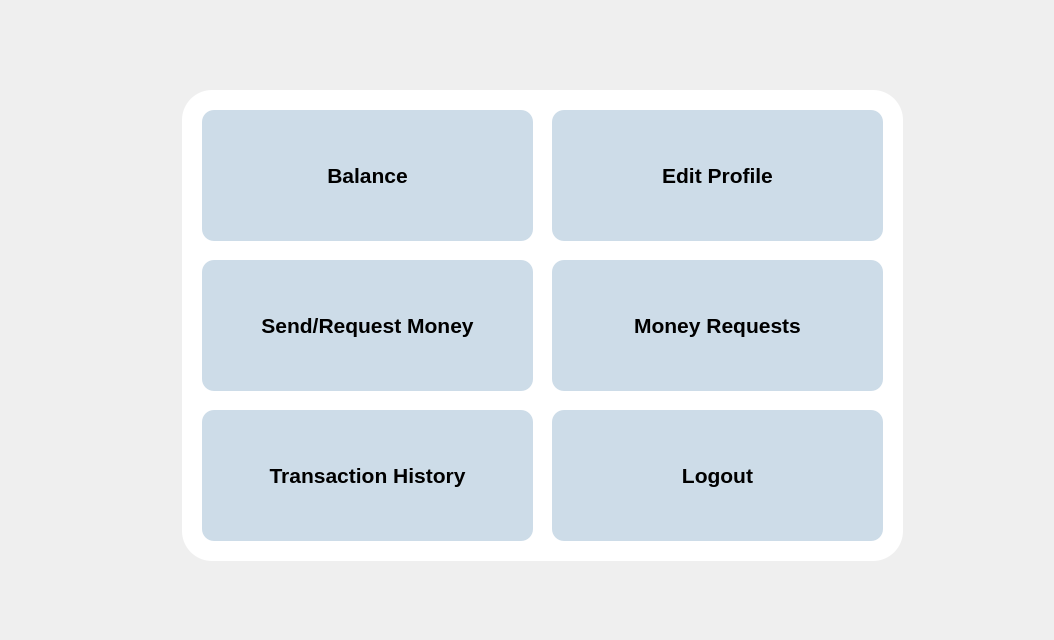
<?xml version="1.0" encoding="UTF-8"?>
<ui version="4.0">
 <class>usermainmenu</class>
 <widget class="QDialog" name="usermainmenu">
  <property name="geometry">
   <rect>
    <x>0</x>
    <y>0</y>
    <width>1054</width>
    <height>640</height>
   </rect>
  </property>
  <property name="windowTitle">
   <string>Dialog</string>
  </property>
  <widget class="QLabel" name="label_2">
   <property name="enabled">
    <bool>false</bool>
   </property>
   <property name="geometry">
    <rect>
     <x>0</x>
     <y>0</y>
     <width>1101</width>
     <height>691</height>
    </rect>
   </property>
   <property name="styleSheet">
    <string notr="true">image: url(:/screen1Background/background.jpg);
</string>
   </property>
   <property name="text">
    <string/>
   </property>
  </widget>
  <widget class="QLabel" name="label_3">
   <property name="geometry">
    <rect>
     <x>182</x>
     <y>90</y>
     <width>721</width>
     <height>471</height>
    </rect>
   </property>
   <property name="styleSheet">
    <string notr="true">background-color: rgb(255, 255, 255);
border-radius: 30px;         /* rounded corners */
    padding: 8px 16px;</string>
   </property>
   <property name="text">
    <string/>
   </property>
  </widget>
  <widget class="QPushButton" name="logoutbutton">
   <property name="geometry">
    <rect>
     <x>552</x>
     <y>410</y>
     <width>331</width>
     <height>131</height>
    </rect>
   </property>
   <property name="font">
    <font>
     <family>Segoe UI</family>
     <pointsize>-1</pointsize>
     <bold>true</bold>
    </font>
   </property>
   <property name="styleSheet">
    <string notr="true">QPushButton {
    background-color: #cddce8;   /* dark blue */
    color: black;
    border: none;                /* no border line */
    border-radius: 12px;         /* rounded corners */
    padding: 8px 16px;
    font-size: 21px;
    background-image: none;      /* no image */
}

QPushButton:hover {
    background-color: #598bb8;   /* darker on hover */
color: Black;
 border: none;  
border-radius: 12px;         /* rounded corners */
    padding: 8px 16px;
    font-size: 21px;
    background-image: none;      /* no image */
}</string>
   </property>
   <property name="text">
    <string>Logout</string>
   </property>
   <property name="icon">
    <iconset>
     <normaloff>logouticon.png</normaloff>logouticon.png</iconset>
   </property>
   <property name="iconSize">
    <size>
     <width>70</width>
     <height>70</height>
    </size>
   </property>
   <property name="autoDefault">
    <bool>true</bool>
   </property>
   <property name="flat">
    <bool>true</bool>
   </property>
  </widget>
  <widget class="QPushButton" name="editprofilebutton">
   <property name="geometry">
    <rect>
     <x>552</x>
     <y>110</y>
     <width>331</width>
     <height>131</height>
    </rect>
   </property>
   <property name="font">
    <font>
     <family>Segoe UI</family>
     <pointsize>-1</pointsize>
     <bold>true</bold>
    </font>
   </property>
   <property name="styleSheet">
    <string notr="true">QPushButton {
    background-color: #cddce8;   /* light blue */
    color: black;
    border: none;                /* no border line */
    border-radius: 12px;         /* rounded corners */
    padding: 8px 16px;
    font-size: 21px;
    background-image: none;      /* no image */
}

QPushButton:hover {
    background-color: #598bb8;   /* darker on hover */
color: Black;
 border: none;  
border-radius: 12px;         /* rounded corners */
    padding: 8px 16px;
    font-size: 21px;
    background-image: none;      /* no image */
}</string>
   </property>
   <property name="text">
    <string>Edit Profile</string>
   </property>
   <property name="icon">
    <iconset>
     <normaloff>editprofileicon.jpg</normaloff>editprofileicon.jpg</iconset>
   </property>
   <property name="iconSize">
    <size>
     <width>70</width>
     <height>70</height>
    </size>
   </property>
   <property name="autoDefault">
    <bool>true</bool>
   </property>
   <property name="flat">
    <bool>true</bool>
   </property>
  </widget>
  <widget class="QPushButton" name="sendorrequestmoneybutton">
   <property name="geometry">
    <rect>
     <x>202</x>
     <y>260</y>
     <width>331</width>
     <height>131</height>
    </rect>
   </property>
   <property name="font">
    <font>
     <family>Segoe UI</family>
     <pointsize>-1</pointsize>
     <bold>true</bold>
    </font>
   </property>
   <property name="styleSheet">
    <string notr="true">QPushButton {
    background-color: #cddce8;   /* light blue */
    color: black;
    border: none;                /* no border line */
    border-radius: 12px;         /* rounded corners */
    padding: 8px 16px;
    font-size: 21px;
    background-image: none;      /* no image */
}

QPushButton:hover {
    background-color: #598bb8;   /* darker on hover */
color: Black;
 border: none;  
border-radius: 12px;         /* rounded corners */
    padding: 8px 16px;
    font-size: 21px;
    background-image: none;      /* no image */
}</string>
   </property>
   <property name="text">
    <string>Send/Request Money</string>
   </property>
   <property name="icon">
    <iconset>
     <normaloff>sendmoneyicon.png</normaloff>sendmoneyicon.png</iconset>
   </property>
   <property name="iconSize">
    <size>
     <width>80</width>
     <height>80</height>
    </size>
   </property>
   <property name="autoDefault">
    <bool>true</bool>
   </property>
   <property name="flat">
    <bool>true</bool>
   </property>
  </widget>
  <widget class="QPushButton" name="requestmoneybutton">
   <property name="geometry">
    <rect>
     <x>552</x>
     <y>260</y>
     <width>331</width>
     <height>131</height>
    </rect>
   </property>
   <property name="font">
    <font>
     <family>Segoe UI</family>
     <pointsize>-1</pointsize>
     <bold>true</bold>
    </font>
   </property>
   <property name="styleSheet">
    <string notr="true">QPushButton {
    background-color: #cddce8;   /* light blue */
    color: black;
    border: none;                /* no border line */
    border-radius: 12px;         /* rounded corners */
    padding: 8px 16px;
    font-size: 21px;
    background-image: none;      /* no image */
}

QPushButton:hover {
    background-color: #598bb8;   /* darker on hover */
color: Black;
 border: none;  
border-radius: 12px;         /* rounded corners */
    padding: 8px 16px;
    font-size: 21px;
    background-image: none;      /* no image */
}</string>
   </property>
   <property name="text">
    <string>Money Requests</string>
   </property>
   <property name="icon">
    <iconset>
     <normaloff>requestmoneyicon.png</normaloff>requestmoneyicon.png</iconset>
   </property>
   <property name="iconSize">
    <size>
     <width>80</width>
     <height>80</height>
    </size>
   </property>
   <property name="autoDefault">
    <bool>true</bool>
   </property>
   <property name="flat">
    <bool>true</bool>
   </property>
  </widget>
  <widget class="QPushButton" name="transactionhistorybutton">
   <property name="geometry">
    <rect>
     <x>202</x>
     <y>410</y>
     <width>331</width>
     <height>131</height>
    </rect>
   </property>
   <property name="font">
    <font>
     <family>Segoe UI</family>
     <pointsize>-1</pointsize>
     <bold>true</bold>
    </font>
   </property>
   <property name="styleSheet">
    <string notr="true">QPushButton {
    background-color: #cddce8;   /* light blue */
    color: black;
    border: none;                /* no border line */
    border-radius: 12px;         /* rounded corners */
    padding: 8px 16px;
    font-size: 21px;
    background-image: none;      /* no image */
}

QPushButton:hover {
    background-color: #598bb8;   /* darker on hover */
color: Black;
 border: none;  
border-radius: 12px;         /* rounded corners */
    padding: 8px 16px;
    font-size: 21px;
    background-image: none;      /* no image */
}</string>
   </property>
   <property name="text">
    <string>Transaction History</string>
   </property>
   <property name="icon">
    <iconset>
     <normaloff>transactionhistoryicon.jpg</normaloff>transactionhistoryicon.jpg</iconset>
   </property>
   <property name="iconSize">
    <size>
     <width>80</width>
     <height>80</height>
    </size>
   </property>
   <property name="autoDefault">
    <bool>true</bool>
   </property>
   <property name="flat">
    <bool>true</bool>
   </property>
  </widget>
  <widget class="QPushButton" name="balancebutton">
   <property name="geometry">
    <rect>
     <x>202</x>
     <y>110</y>
     <width>331</width>
     <height>131</height>
    </rect>
   </property>
   <property name="font">
    <font>
     <family>Segoe UI</family>
     <pointsize>-1</pointsize>
     <bold>true</bold>
    </font>
   </property>
   <property name="styleSheet">
    <string notr="true">QPushButton {
    background-color: #cddce8;   /* light blue */
    color: black;
    border: none;                /* no border line */
    border-radius: 12px;         /* rounded corners */
    padding: 8px 16px;
    font-size: 21px;
    background-image: none;      /* no image */
}

QPushButton:hover {
    background-color: #598bb8;   /* darker on hover */
color: Black;
 border: none;  
border-radius: 12px;         /* rounded corners */
    padding: 8px 16px;
    font-size: 21px;
    background-image: none;      /* no image */
}</string>
   </property>
   <property name="text">
    <string>Balance</string>
   </property>
   <property name="icon">
    <iconset>
     <normaloff>moneyicon.jpg</normaloff>moneyicon.jpg</iconset>
   </property>
   <property name="iconSize">
    <size>
     <width>70</width>
     <height>70</height>
    </size>
   </property>
   <property name="autoDefault">
    <bool>true</bool>
   </property>
   <property name="flat">
    <bool>true</bool>
   </property>
  </widget>
 </widget>
 <resources/>
 <connections/>
</ui>
